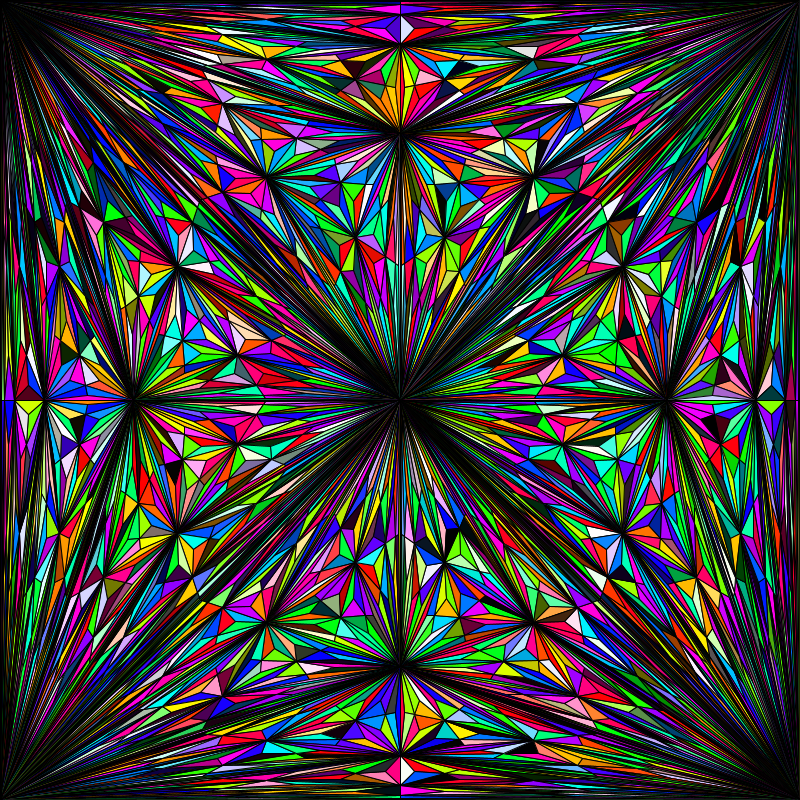
Frame 1 (no input)
Frame 60 (the mouse pressed at the canvas centre just before this capture): identical to frame 1, image omitted
Frame 120 (the mouse held since frame 60 and released just before this capture): identical to frame 1, image omitted

The Processing sketch that drew this single still picture (run headless with seeded random() and noise(); from frame 60 on, the mouse is pressed at the canvas centre):

// Processing sketch: triangle_fractal
// ── triangle_fractal.pde
void setup() {
  size(800, 800);
  colorMode(HSB, 360, 100, 100, 100);
  background(0);

  fractal(6, 0, 0, width/2, height/2, width, 0);
  fractal(6, width, 0, width/2, height/2, width, height);
  fractal(6, width, height, width/2, height/2, 0, height);
  fractal(6, 0, height, width/2, height/2, 0, 0);
  /*
  translate(width/2, height/2*2/sqrt(3));
   float sizeX = width * 0.8;
   float sizeY = height * 0.8;
   fractal(6, 0, -sizeY*sqrt(3)*2/6, -sizeX/2, sizeY*sqrt(3)/6, sizeX/2, sizeY*sqrt(3)/6);
   */
}

void draw() {
}

void fractal(int k, float x1, float y1, float x2, float y2, float x3, float y3) {
  if (k == 0) {
    fill(random(360), random(360), random(360));
    triangle(x1, y1, x2, y2, x3, y3);
  } else {
    float gravityX = (x1 + x2 + x3) / 3;
    float gravityY = (y1 + y2 + y3) / 3;
    fractal(k - 1, x1, y1, gravityX, gravityY, x2, y2);
    fractal(k - 1, x2, y2, gravityX, gravityY, x3, y3);
    fractal(k - 1, x3, y3, gravityX, gravityY, x1, y1);
  }
  return;
}
